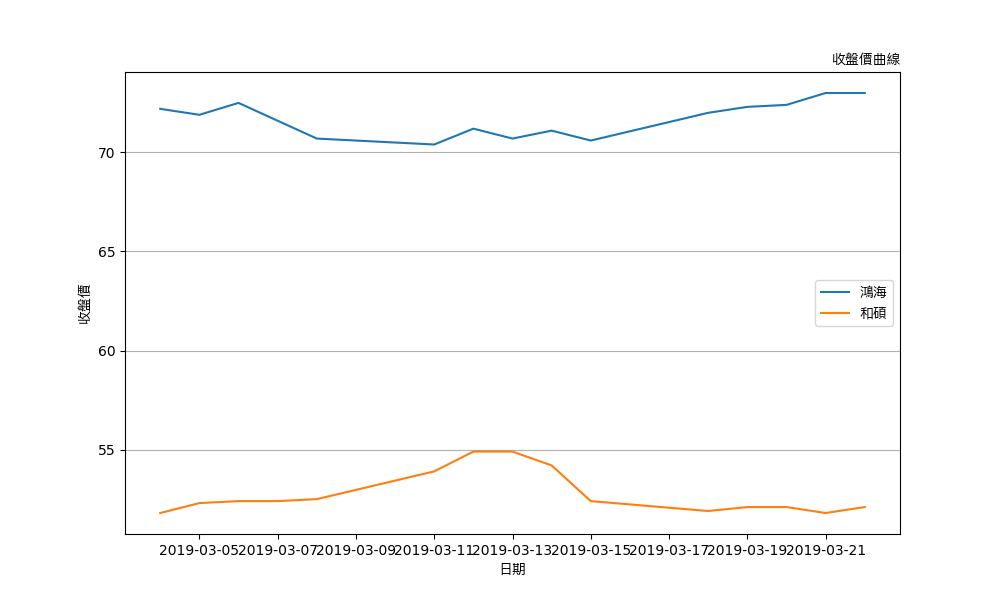

The script that saved this image:
#coding=utf-8

### TEST PyQt5 ###
# import sys
# from PyQt5 import QtCore, QtGui, QtWidgets

# if __name__ == '__main__':
#     app = QtWidgets.QApplication(sys.argv)
#     w = QtWidgets.QWidget()
#     w.resize(250, 150)
#     w.move(300, 300)
#     w.setWindowTitle('Hello PyQt')
#     w.show()
#     sys.exit(app.exec_())

### TEST twstock ###
import twstock
# print(twstock.codes)
from pyplotz.pyplotz import PyplotZ
from pyplotz.pyplotz import plt
# import matplotlib.pyplot as plt
import pandas as pd

stock_2317 = twstock.Stock('2317')
stock_2317_2019 = stock_2317.fetch_from(2019,3)     # 獲取 2019 年 01 月至今日之股票資料
stock_2317_2019_pd = pd.DataFrame(stock_2317_2019)
stock_2317_2019_pd = stock_2317_2019_pd.set_index('date')

stock_4938 = twstock.Stock('4938')
stock_4938_2019 = stock_4938.fetch_from(2019,3)     # 獲取 2019 年 01 月至今日之股票資料
stock_4938_2019_pd = pd.DataFrame(stock_4938_2019)
stock_4938_2019_pd = stock_4938_2019_pd.set_index('date')

pltz = PyplotZ() # create an instance
pltz.enable_chinese()
fig = plt.figure(figsize=(10, 6))
pltz.plot(stock_2317_2019_pd.close, '-' , label='鴻海')
pltz.plot(stock_4938_2019_pd.close, '-' , label='和碩')
# pltz.plot(stock_2317_2019_pd.open, '-' , label='開盤價')
pltz.title('收盤價曲線',loc='right')
# loc->title的位置
pltz.xlabel('日期')
pltz.ylabel('收盤價')
plt.grid(True, axis='y')
pltz.legend()
fig.savefig('test.png')
